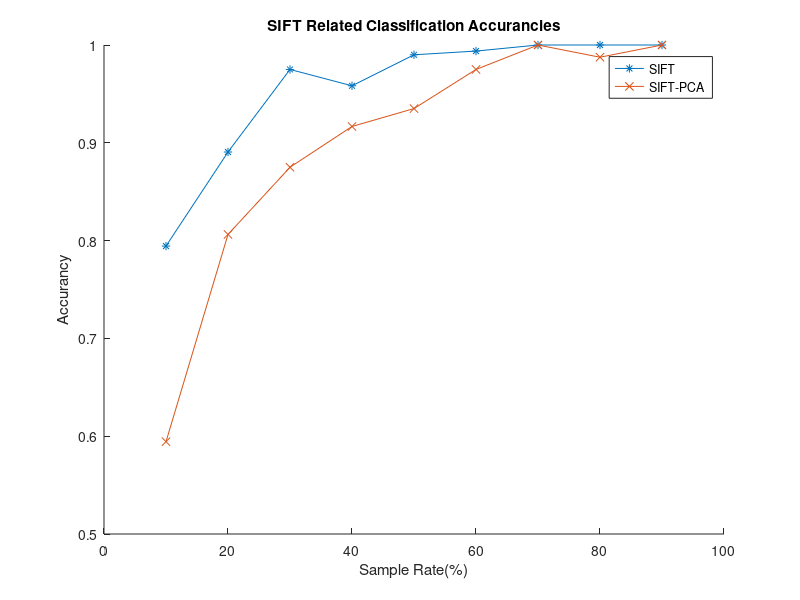

Here is the MATLAB script that generated this plot: (Note: this script raises an error after producing the figure.)
sift_perf = [    0.7944    0.8906    0.9750    0.9583    0.9900    0.9938    1.0000    1.0000    1.0000];
sift_pca_perf = [     0.5944    0.8063    0.8750    0.9167    0.9350    0.9750    1.0000    0.9875    1.0000];

figure(1)
hold on
sift_o = plot(10:10:90, sift_perf, '-*');
sift_p = plot(10:10:90, sift_pca_perf, '-x');

legend('SIFT', 'SIFT-PCA');
xlabel('Sample Rate(%)')
ylabel('Accurancy')

title('SIFT Related Classification Accurancies')
sdf(1,'tk');